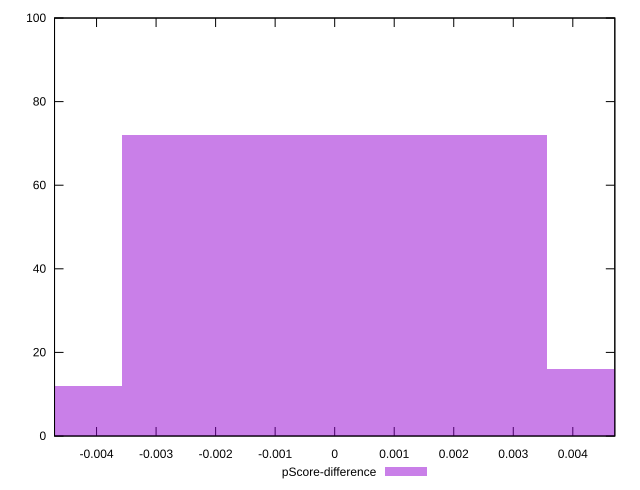

Reproduce this figure in gnuplot.
reset

$pScoreDifference <<EOF
-0.007130036114817167 12
0 72
0.007130036114817167 16
EOF

set key outside below
set boxwidth 0.007130036114817167
set xrange [-0.004705882352941171:0.004705882352941171]
set yrange [0:100]
set trange [0:100]
set style fill transparent solid 0.5 noborder
set terminal svg size 640, 490 enhanced background rgb 'white'
set output "reports/report_00028_2021-02-24T12-49-42.674Z/uses-http2/samples/agenda/pScore-difference/histogram.svg"

plot $pScoreDifference title "pScore-difference" with boxes

reset
